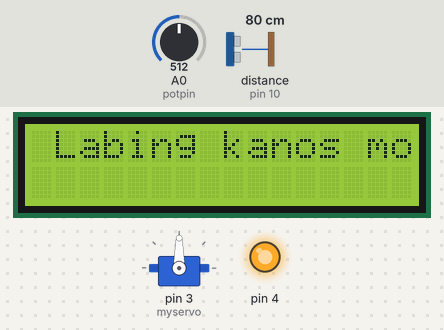
Bench run of a sketch on a simulated Arduino Uno, built with avr-gcc and run on an emulated ATmega328P. Parts: servo, 16×2 character LCD, output pins drawn as LEDs (lit = HIGH). Wiring (inferred from the names in the program): ultrasonic range finder: trigger pin 9; echo pin 10. The inputs (shaded band) are chosen by the test bench; at power-on: A0 (potpin) = 512, distance to the obstacle (sensor on pin 10) 80 cm. The echo pulse lasts 58.3 µs per cm; pins used as bus, display or sensor lines are not drawn; what the sketch prints to the serial monitor is not drawn.

Above: at 1.2 s.
1.3 s: A0 (potpin) set to 558
At 2.5 s:
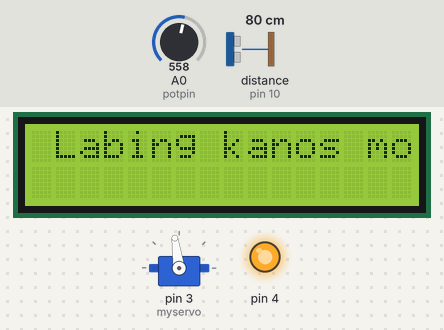
4.3 s: A0 (potpin) set to 582
At 5.0 s:
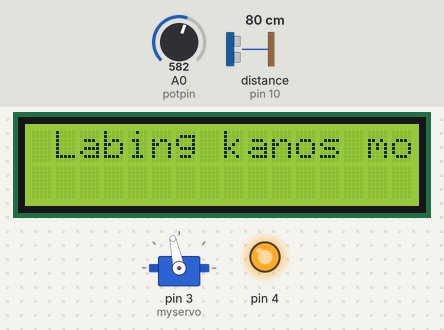
5.8 s: A0 (potpin) set to 306
At 6.1 s:
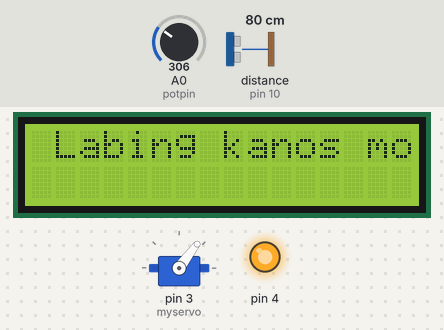
7.3 s: A0 (potpin) set to 63
At 8.5 s:
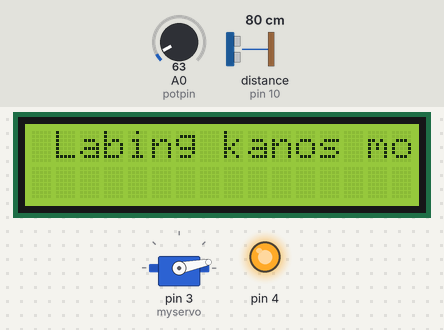
8.8 s: A0 (potpin) set to 51
At 9.7 s:
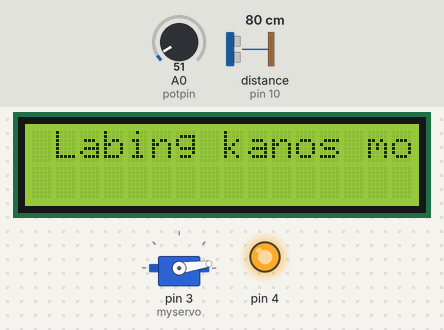
Timing chart, 0 to 11.8 s (numbered marks = the images above; inputs shaded):
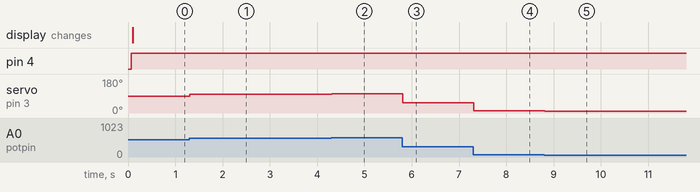

Measured:
- after the input at 1.3 s, servo on pin 3 (myservo): 90° → 98° at once
- after the input at 4.3 s, servo on pin 3 (myservo): 98° → 102° at once
- after the input at 5.8 s, servo on pin 3 (myservo): 102° → 53° at once
- after the input at 7.3 s, servo on pin 3 (myservo): 53° → 11° at once
- after the input at 8.8 s, servo on pin 3 (myservo): 11° → 8° at once

The sketch:

servo_poten_lcd_disp.ino
```cpp
#include <Servo.h>
#include <Wire.h>
#include <LiquidCrystal_I2C.h>

LiquidCrystal_I2C lcd(0x27, 16, 2);

Servo myservo;
int potpin = 0;
int val;

const int trigPin = 9;
const int echoPin = 10;
long duration;
float distance;

void setup() {
  myservo.attach(3);
  pinMode(4, OUTPUT);

  pinMode(trigPin, OUTPUT);
  pinMode(echoPin, INPUT);

  Serial.begin(9600);
  lcd.init();
  lcd.backlight();
}

void loop() {
  digitalWrite(4, HIGH);

  digitalWrite(trigPin, LOW);
  delayMicroseconds(2);
  digitalWrite(trigPin, HIGH);
  delayMicroseconds(10);
  digitalWrite(trigPin, LOW);

  duration = pulseIn(echoPin, HIGH);
  distance = duration * 0.034 / 2;

  val = analogRead(potpin);
  val = map(val, 0, 1023, 0, 180);
  myservo.write(val);
  delay(15);

  Serial.print("Servo Position: ");
  Serial.print(val);

  Serial.print(" - Distance: ");
  Serial.println(distance, 2);

  lcd.setCursor(1, 0);
  lcd.print("Labing kanos mo");
}
```
